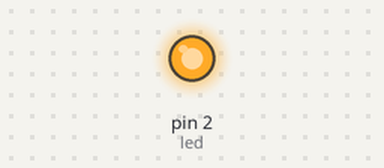
Bench run of a sketch on a simulated Arduino Uno, built with avr-gcc and run on an emulated ATmega328P. Parts: output pins drawn as LEDs (lit = HIGH).

Above: at 0.1 s.
Timing chart, 0 to 1.6 s (numbered marks = the images above):
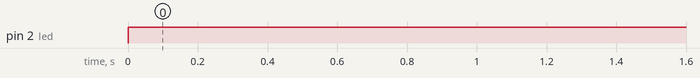

Measured:
- by itself, pin 2 (led): LOW → HIGH at 0.00 s

The sketch:

Ejercicio_1.ino
```cpp
// Aquí estan definidos los puertos que se van a usar en el Arduino
const int led =  2;

void setup() {
  // Aquí los puertos los definimos como entradas o salidas
  pinMode(led, OUTPUT);
  digitalWrite(led, LOW);
}

void loop() {
  // Define el valor que tiene que dar dicho puerto
  digitalWrite(led, HIGH);
}
```
